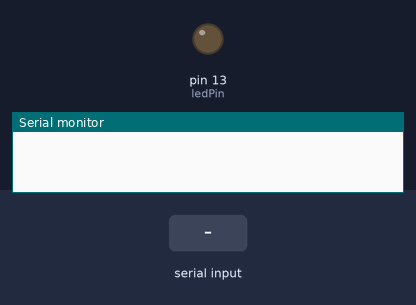
This sketch was run on a simulated Arduino Uno, built with avr-gcc and run on an emulated ATmega328P. On the bench: output pins drawn as LEDs (lit = HIGH), the last lines printed to the serial monitor. Inputs (shaded band) come from the test bench. Random numbers use the default seed unless the sketch sets one.

Above: at 1.2 s.
1.3 s: "1" received over Serial
At 2.3 s:
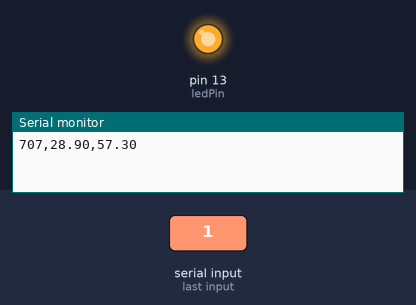
2.8 s: "0" received over Serial
At 3.5 s:
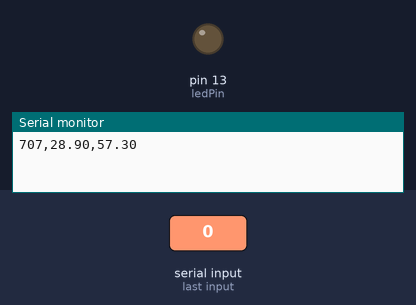
Timing chart, 0 to 5.8 s (numbered marks = the images above; inputs shaded):
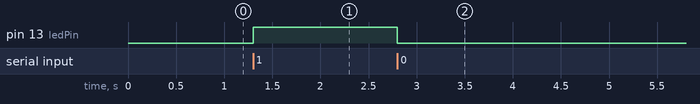

Measured:
- after the input at 1.3 s, pin 13 (ledPin): LOW → HIGH at once
- after the input at 2.8 s, pin 13 (ledPin): HIGH → LOW at once

The sketch:

led_control.ino
```cpp
// Arduino Code for Smart Agriculture Project - Responsive Edition
// This code uses non-blocking timing to ensure instant command response.

const int ledPin = LED_BUILTIN;
unsigned long lastSendTime = 0;
const long interval = 2000; // Send sensor data every 2 seconds

void setup() {
  Serial.begin(9600);
  pinMode(ledPin, OUTPUT);
  digitalWrite(ledPin, LOW);
}

void loop() {
  // 1. Process Commands INSTANTLY (No delay anymore!)
  while (Serial.available() > 0) {
    char command = Serial.read();
    if (command == '1') {
      digitalWrite(ledPin, HIGH);
    } else if (command == '0') {
      digitalWrite(ledPin, LOW);
    }
  }

  // 2. Broadcast Sensor Data on a Non-blocking Timer
  unsigned long currentTime = millis();
  if (currentTime - lastSendTime >= interval) {
    lastSendTime = currentTime;

    // Generate/Read Sensors
    int soil = random(400, 900);
    float temp = 24.0 + (random(0, 50) / 10.0);
    float hum = 50.0 + (random(0, 100) / 10.0);

    // Send to Python
    Serial.print(soil);
    Serial.print(",");
    Serial.print(temp);
    Serial.print(",");
    Serial.println(hum);
  }
}
```
